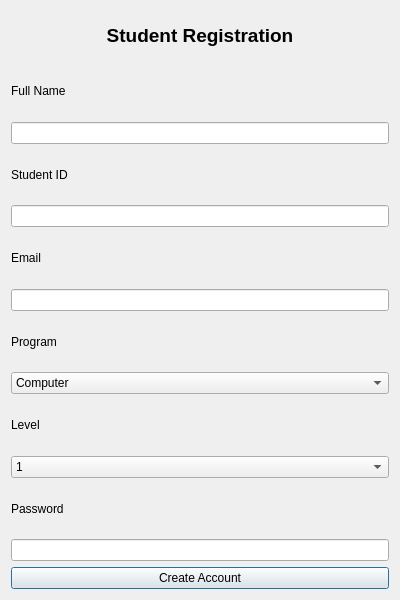
<?xml version="1.0" encoding="UTF-8"?>
<ui version="4.0">
 <class>Dialog</class>
 <widget class="QDialog" name="Dialog">
  <property name="geometry">
   <rect>
    <x>0</x>
    <y>0</y>
    <width>400</width>
    <height>600</height>
   </rect>
  </property>
  <property name="windowTitle">
   <string>Sign Up</string>
  </property>
  <layout class="QVBoxLayout" name="verticalLayout">
   
   <item>
    <widget class="QLabel" name="label_header">
     <property name="text">
      <string>Student Registration</string>
     </property>
     <property name="alignment">
      <set>Qt::AlignCenter</set>
     </property>
     <property name="font">
      <font>
       <pointsize>14</pointsize>
       <weight>75</weight>
       <bold>true</bold>
      </font>
     </property>
    </widget>
   </item>

   <item><widget class="QLabel" name="label_name"><property name="text"><string>Full Name</string></property></widget></item>
   <item><widget class="QLineEdit" name="NameInput"/></item>

   <item><widget class="QLabel" name="label_id"><property name="text"><string>Student ID</string></property></widget></item>
   <item><widget class="QLineEdit" name="IdInput"/></item>

   <item><widget class="QLabel" name="label_email"><property name="text"><string>Email</string></property></widget></item>
   <item><widget class="QLineEdit" name="emailInput"/></item>

   <item><widget class="QLabel" name="label_prog"><property name="text"><string>Program</string></property></widget></item>
   <item>
    <widget class="QComboBox" name="programInput">
     <item><property name="text"><string>Computer</string></property></item>
     <item><property name="text"><string>Communications</string></property></item>
     <item><property name="text"><string>Power</string></property></item>
     <item><property name="text"><string>Biomedical</string></property></item>
    </widget>
   </item>

   <item><widget class="QLabel" name="label_lvl"><property name="text"><string>Level</string></property></widget></item>
   <item>
    <widget class="QComboBox" name="levelInput">
     <item><property name="text"><string>1</string></property></item>
     <item><property name="text"><string>2</string></property></item>
     <item><property name="text"><string>3</string></property></item>
     <item><property name="text"><string>4</string></property></item>
     <item><property name="text"><string>5</string></property></item>
     <item><property name="text"><string>6</string></property></item>
     <item><property name="text"><string>7</string></property></item>
     <item><property name="text"><string>8</string></property></item>
     <item><property name="text"><string>9</string></property></item>
     <item><property name="text"><string>10</string></property></item>
    </widget>
   </item>

   <item><widget class="QLabel" name="label_pass"><property name="text"><string>Password</string></property></widget></item>
   <item>
    <widget class="QLineEdit" name="passwordInput">
     <property name="echoMode">
      <enum>QLineEdit::Password</enum>
     </property>
    </widget>
   </item>

   <item>
    <widget class="QPushButton" name="signupButton">
     <property name="text">
      <string>Create Account</string>
     </property>
    </widget>
   </item>

  </layout>
 </widget>
 <resources/>
 <connections/>
</ui>
